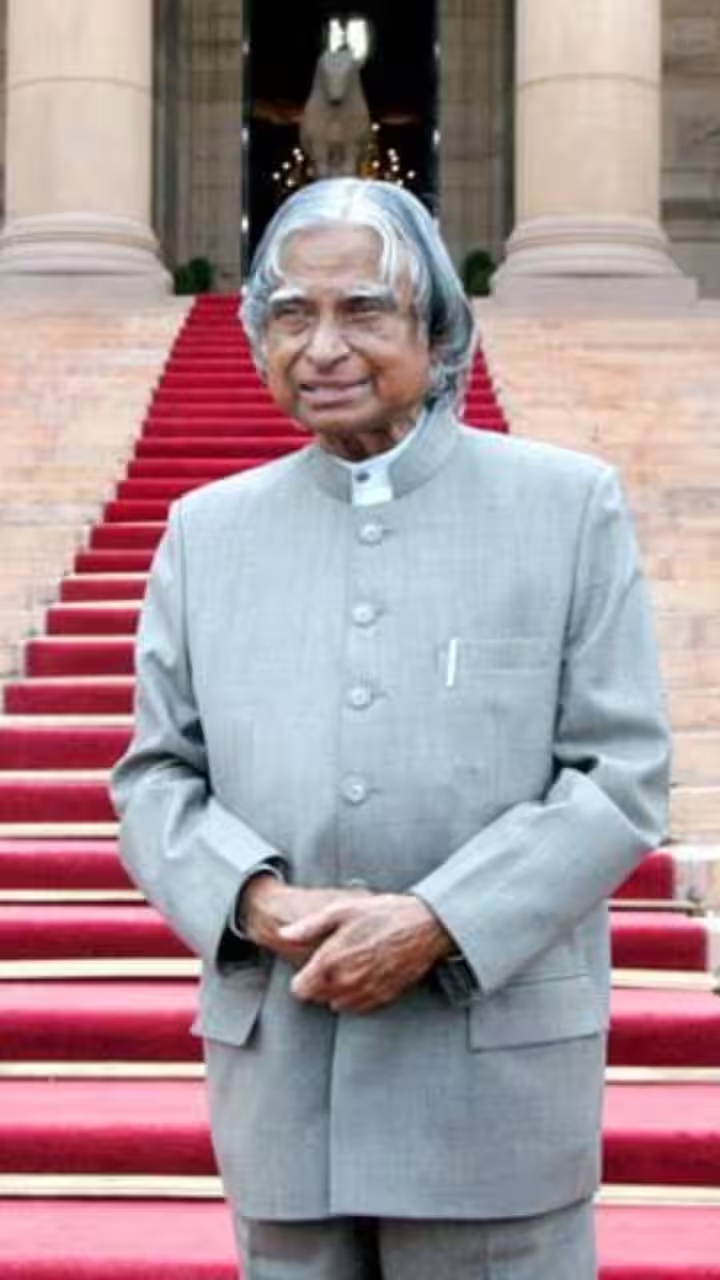
#> input picture exp3/Abdulkalam.png, 720 x 1280 px, found by its file name
$ python main.py
#> lines starting #> are read from the running program, lines starting #| are printed output that depends on the picture; after the words box and inside, x2 and y2 are one past the last pixel; in counts of white or black regions, pixels touching at a corner belong together
import cv2
face_cascade = cv2.CascadeClassifier(cv2.data.haarcascades + 'haarcascade_frontalface_default.xml')
img = cv2.imread(r'D:\ML Lab Excersise\exp3\Abdulkalam.png')
#> img is the input picture: shape (1280, 720, 3); mean B, G, R 152.8, 147.2, 167.6
gray = cv2.cvtColor(img, cv2.COLOR_BGR2GRAY)
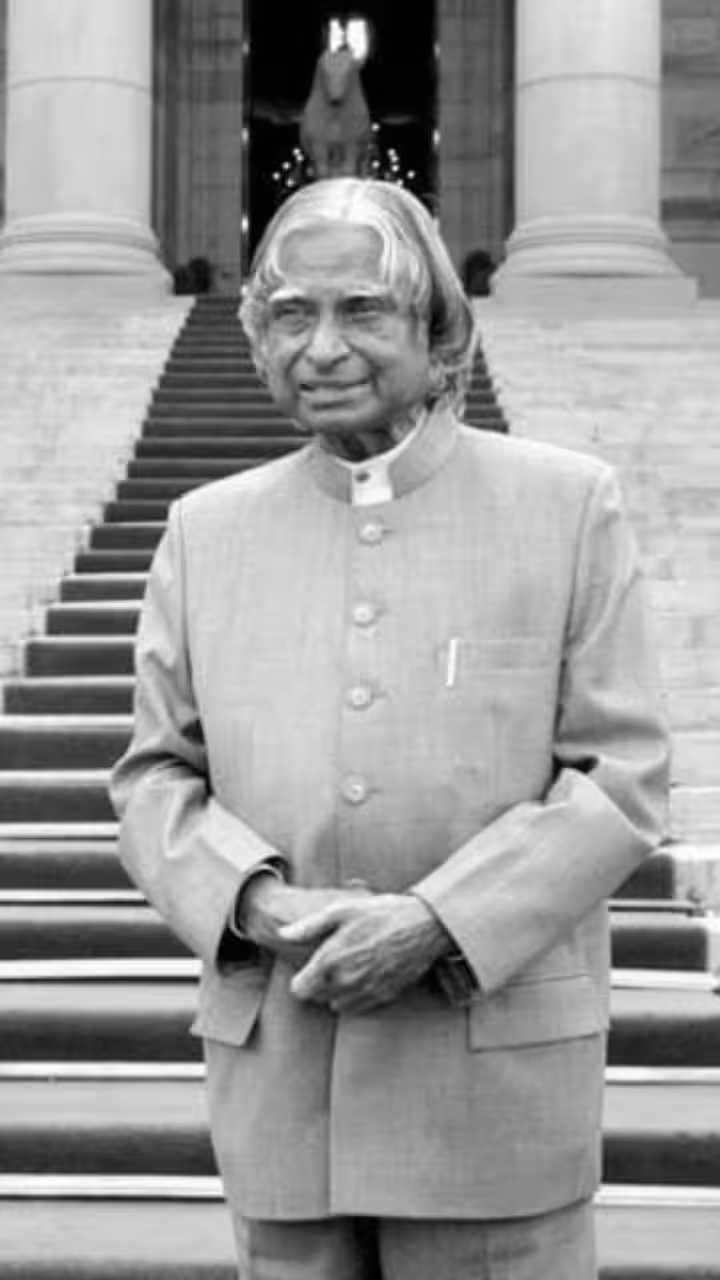
#> gray: shape (1280, 720); min 0, max 255, mean 154
faces = face_cascade.detectMultiScale(gray, scaleFactor=1.1, minNeighbors=5)
#> faces = [[224, 239, 200, 200]]
for (x, y, w, h) in faces:
    cv2.rectangle(img, (x, y), (x + w, y + h), (255, 0, 0), 2)
#> this loop made 1 pass
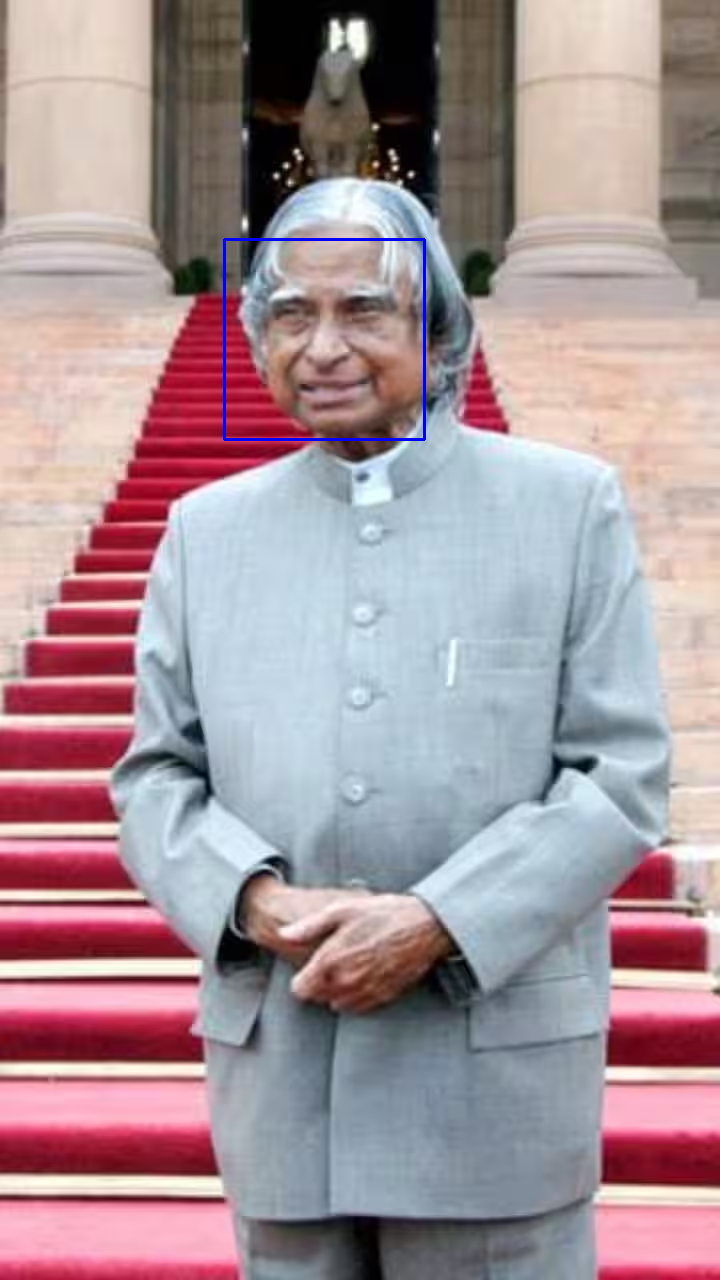
#> img: shape (1280, 720, 3); 0.26% of pixels changed, all inside (x1, y1, x2, y2) = (223, 238, 426, 441)
cv2.imshow('img', img)
cv2.waitKey(0)
cv2.destroyAllWindows()
